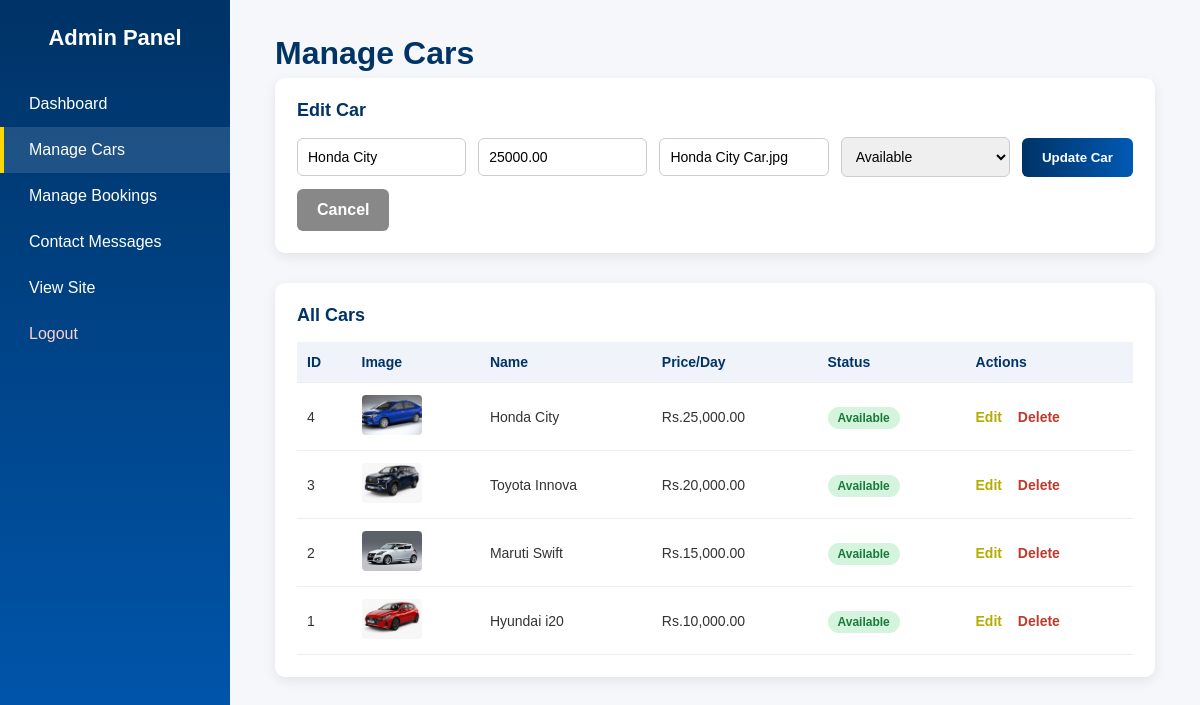
Screenshot of /admin/cars.php?edit=4 (signed in) with the database file from the repository.
### tables this page shows
CREATE TABLE `cars` (
  `id` int(11) NOT NULL AUTO_INCREMENT,
  `name` varchar(100) NOT NULL,
  `price` decimal(10,2) NOT NULL,
  `image` varchar(255) NOT NULL,
  `status` varchar(50) DEFAULT 'Available',
  `created_at` timestamp NOT NULL DEFAULT current_timestamp(),
  PRIMARY KEY (`id`)
);

### admin/cars.php (the view, shortened to what this page needs)
<?php
include 'db.php';
$edit_car = null;
if (isset($_GET['edit'])) {
    $id = (int) $_GET['edit'];
    $res = mysqli_query($connect, "SELECT * FROM cars WHERE id=$id");
    $edit_car = mysqli_fetch_assoc($res);
}
$cars_result = mysqli_query($connect, "SELECT * FROM cars ORDER BY id DESC");
?>
<!DOCTYPE html>
<html lang="en">
<head>
</head>
<body>
<div class="admin-wrapper">
  <?php include 'sidebar.php'; ?>
  <main class="admin-main">
    <h1>Manage Cars</h1>
    <section class="admin-form-box">
      <h2><?php echo $edit_car ? 'Edit Car' : 'Add New Car'; ?></h2>
      <form method="POST" class="inline-form">
        <input type="text" name="name" placeholder="Car Name (e.g. Hyundai i20)" required
               value="<?php echo $edit_car ? htmlspecialchars($edit_car['name']) : ''; ?>">
        <input type="number" step="0.01" name="price" placeholder="Price per Day" required
               value="<?php echo $edit_car ? htmlspecialchars($edit_car['price']) : ''; ?>">
        <input type="text" name="image" placeholder="Image filename (inside IMAGES/ folder)" required
               value="<?php echo $edit_car ? htmlspecialchars($edit_car['image']) : ''; ?>">
        <select name="status">
          <option value="Available" <?php echo ($edit_car && $edit_car['status']=='Available') ? 'selected' : ''; ?>>Available</option>
        </select>
        <?php if ($edit_car) { ?>
          <button type="submit" name="update_car" class="btn">Update Car</button>
          <a href="cars.php" class="btn btn-secondary">Cancel</a>
        <?php } else { ?>
          <button type="submit" name="add_car" class="btn">Add Car</button>
        <?php } ?>
      </form>
    </section>
    <section class="admin-table-box">
      <h2>All Cars</h2>
      <table class="admin-table">
        <tr>
          <th>ID</th>
          <th>Image</th>
          <th>Name</th>
          <th>Price/Day</th>
          <th>Status</th>
          <th>Actions</th>
        </tr>
        <?php if (mysqli_num_rows($cars_result) > 0): ?>
          <?php while ($car = mysqli_fetch_assoc($cars_result)): ?>
            <tr>
              <td><?php echo $car['id']; ?></td>
              <td><img src="../IMAGES/<?php echo htmlspecialchars($car['image']); ?>" alt="<?php echo htmlspecialchars($car['name']); ?>" class="thumb"></td>
              <td><?php echo htmlspecialchars($car['name']); ?></td>
              <td>Rs.<?php echo number_format($car['price'], 2); ?></td>
              <td><span class="badge badge-<?php echo strtolower($car['status']); ?>"><?php echo htmlspecialchars($car['status']); ?></span></td>
              <td>
                <a href="cars.php?edit=<?php echo $car['id']; ?>" class="link-edit">Edit</a>
                <a href="cars.php?delete=<?php echo $car['id']; ?>" class="link-delete" onclick="return confirm('Delete this car?');">Delete</a>
              </td>
            </tr>
          <?php endwhile; ?>
        <?php else: ?>
          <tr><td colspan="6">No cars added yet.</td></tr>
        <?php endif; ?>
      </table>
    </section>
  </main>
</div>
</body>
</html>

### admin/admin.css (style rules this page uses)
* { margin: 0; padding: 0; box-sizing: border-box; font-family: 'Poppins', sans-serif; }
html, body { height: 100%; }
body { min-height: 100%; display: flex; flex-direction: column; background-color: #f5f7fa; color: #333; }
.admin-login-box .btn, .btn { background: linear-gradient(90deg, #003366, #0059b3); color: white; border: none; padding: 12px 20px; border-radius: 6px; cursor: pointer; font-weight: 600; text-decoration: none; display: inline-block; transition: 0.3s; }
.btn-secondary { background: #888; }
.admin-wrapper { display: flex; min-height: 100vh; }
.admin-main { flex: 1; padding: 35px 45px; }
.admin-main h1 { color: #003366; margin-bottom: 6px; }
.admin-form-box { background: white; padding: 22px; border-radius: 10px; box-shadow: 0 4px 12px rgba(0,0,0,0.08); margin-bottom: 30px; }
.admin-form-box h2 { color: #003366; margin-bottom: 16px; font-size: 18px; }
.inline-form { display: flex; flex-wrap: wrap; gap: 12px; align-items: center; }
.inline-form input, .inline-form select { padding: 10px; border: 1px solid #ccc; border-radius: 6px; font-size: 14px; flex: 1; min-width: 160px; }
.admin-table-box { background: white; padding: 22px; border-radius: 10px; box-shadow: 0 4px 12px rgba(0,0,0,0.08); overflow-x: auto; }
.admin-table-box h2 { color: #003366; margin-bottom: 16px; font-size: 18px; }
.admin-table { width: 100%; border-collapse: collapse; font-size: 14px; }
.admin-table th, .admin-table td { padding: 12px 10px; text-align: left; border-bottom: 1px solid #eee; }
.admin-table th { background: #f0f4fa; color: #003366; }
.thumb { width: 60px; height: 40px; object-fit: cover; border-radius: 4px; }
.badge { padding: 4px 10px; border-radius: 20px; font-size: 12px; font-weight: 600; }
.badge-available { background: #d4f4dd; color: #1a7a3c; }
.link-edit { color: #b3ad00; margin-right: 12px; text-decoration: none; font-weight: 600; }
.link-delete { color: #c0392b; text-decoration: none; font-weight: 600; }

### rows the page displays
cars: name "Honda City", price "25000.00", image "Honda City Car.jpg", status "Available", id "4", image+name (picture), price "25,000.00"
cars: id "3", image+name (picture), name "Toyota Innova", price "20,000.00", status "Available"
cars: id "2", image+name (picture), name "Maruti Swift", price "15,000.00", status "Available"
cars: id "1", image+name (picture), name "Hyundai i20", price "10,000.00", status "Available"
